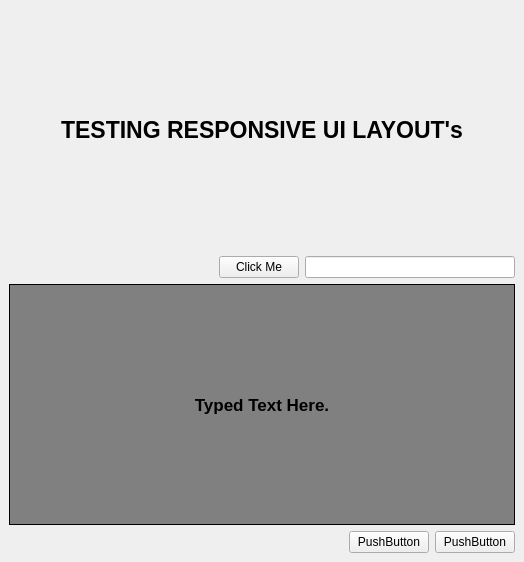
<?xml version="1.0" encoding="UTF-8"?>
<ui version="4.0">
 <class>MainWindow</class>
 <widget class="QMainWindow" name="MainWindow">
  <property name="geometry">
   <rect>
    <x>0</x>
    <y>0</y>
    <width>524</width>
    <height>562</height>
   </rect>
  </property>
  <property name="windowTitle">
   <string>MainWindow</string>
  </property>
  <widget class="QWidget" name="centralwidget">
   <layout class="QVBoxLayout" name="verticalLayout">
    <item>
     <widget class="QLabel" name="label">
      <property name="font">
       <font>
        <pointsize>17</pointsize>
        <bold>true</bold>
       </font>
      </property>
      <property name="text">
       <string>TESTING RESPONSIVE UI LAYOUT's</string>
      </property>
      <property name="alignment">
       <set>Qt::AlignCenter</set>
      </property>
     </widget>
    </item>
    <item>
     <layout class="QHBoxLayout" name="horizontalLayout">
      <item>
       <spacer name="horizontalSpacer_2">
        <property name="orientation">
         <enum>Qt::Horizontal</enum>
        </property>
        <property name="sizeHint" stdset="0">
         <size>
          <width>40</width>
          <height>20</height>
         </size>
        </property>
       </spacer>
      </item>
      <item>
       <widget class="QPushButton" name="pushButton">
        <property name="text">
         <string>Click Me</string>
        </property>
       </widget>
      </item>
      <item>
       <widget class="QLineEdit" name="lineEdit"/>
      </item>
     </layout>
    </item>
    <item>
     <widget class="QLabel" name="label_2">
      <property name="font">
       <font>
        <pointsize>13</pointsize>
        <bold>true</bold>
       </font>
      </property>
      <property name="styleSheet">
       <string notr="true">background-color: grey;</string>
      </property>
      <property name="frameShape">
       <enum>QFrame::Panel</enum>
      </property>
      <property name="text">
       <string>Typed Text Here.</string>
      </property>
      <property name="alignment">
       <set>Qt::AlignCenter</set>
      </property>
     </widget>
    </item>
    <item>
     <layout class="QHBoxLayout" name="horizontalLayout_2">
      <item>
       <spacer name="horizontalSpacer">
        <property name="orientation">
         <enum>Qt::Horizontal</enum>
        </property>
        <property name="sizeHint" stdset="0">
         <size>
          <width>40</width>
          <height>20</height>
         </size>
        </property>
       </spacer>
      </item>
      <item>
       <widget class="QPushButton" name="pushButton_3">
        <property name="text">
         <string>PushButton</string>
        </property>
       </widget>
      </item>
      <item>
       <widget class="QPushButton" name="pushButton_2">
        <property name="text">
         <string>PushButton</string>
        </property>
       </widget>
      </item>
     </layout>
    </item>
   </layout>
  </widget>
  <widget class="QMenuBar" name="menubar">
   <property name="geometry">
    <rect>
     <x>0</x>
     <y>0</y>
     <width>524</width>
     <height>26</height>
    </rect>
   </property>
  </widget>
 </widget>
 <resources/>
 <connections/>
</ui>
